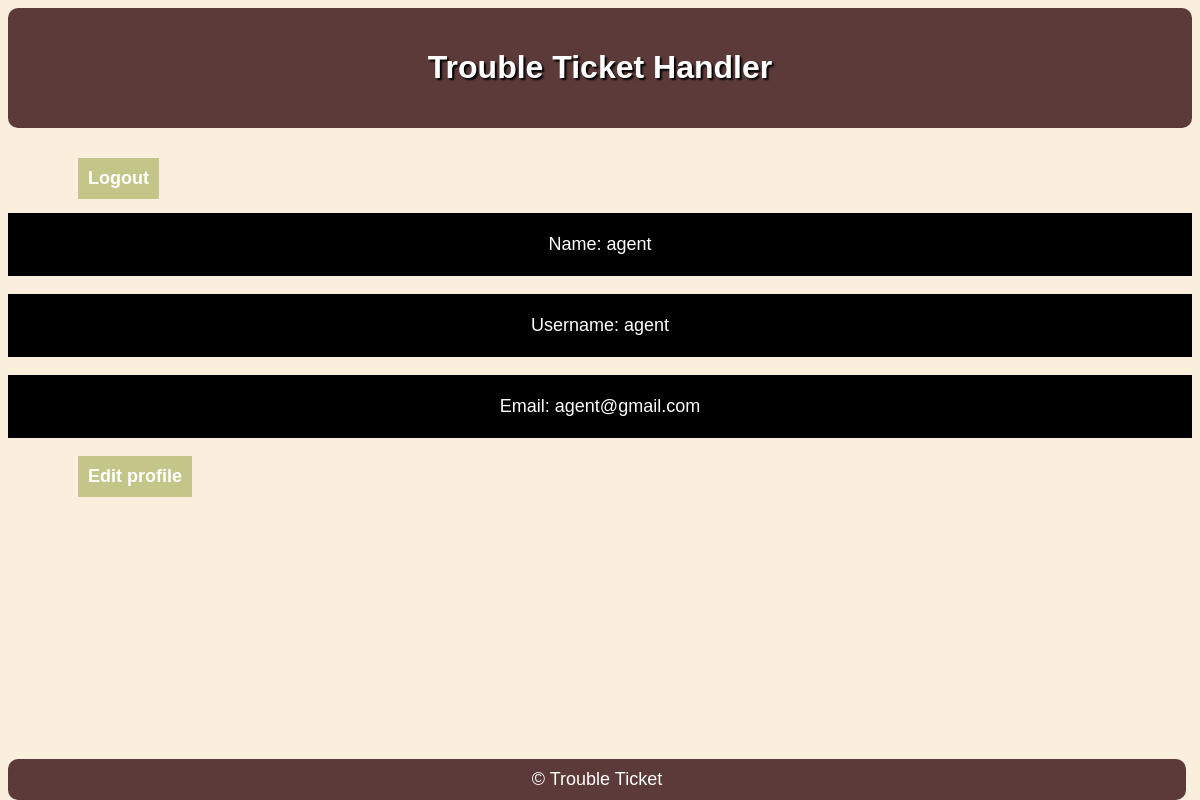
Screenshot of /profile.php (signed in) with the database file from the repository.
### tables this page shows
CREATE TABLE user (
  id INTEGER PRIMARY KEY AUTOINCREMENT,
  status TEXT NOT NULL,
  name TEXT NOT NULL,
  username TEXT UNIQUE NOT NULL,
  password TEXT NOT NULL,
  email TEXT NOT NULL,
  department TEXT
);

### profile.php (the view, shortened to what this page needs)
<?php
$db = getDataBaseConnection();
$stmt = $db->prepare("SELECT * FROM user WHERE id = :id");
$stmt->bindParam(':id', $_SESSION['user_id']);
$stmt->execute();
$user = $stmt->fetch();
?>
<!DOCTYPE html>
<html lang="en-US">
  <head>
    <link rel="stylesheet" href="style2.css">
  </head>
  <header>
    <?php  if ($user['status'] == 'Admin'): ?>
        <h1><a href="admin.php">Trouble Ticket Handler</a></h1>
    <?php elseif ($user['status'] == 'Agent'): ?>
        <h1><a href="agent.php">Trouble Ticket Handler</a></h1>
    <?php else: ?>
        <h1><a href="main.php">Trouble Ticket Handler</a></h1>
    <?php endif; ?>
</header>
    <a href="login.php" class = "a-prof">Logout</a>
    <p class = "p-prof1"> Name: <?=$user['name']?> </p>
    <p class = "p-prof"> Username: <?=$user['username']?> </p>
    <p class = "p-prof"> Email: <?=$user['email']?> </p>
    <a href="#" class = "a-prof" onclick="showFormProfile()">Edit profile</a>
    <br>
    <footer>
    &copy; Trouble Ticket
    </footer>
</html>

### style2.css (style rules this page uses)
header { background-color: rgb(92, 58, 58); color: #fff; padding: 20px; text-align: center; margin-bottom: 30px; border-radius: 10px; text-shadow: black 2px 2px 2px; }
h1 a { color: white; margin: 20px; }
a { color: rgb(92, 58, 58); text-decoration: none; }
footer { position: fixed; bottom: 0; width: 96.5%; border-radius: 10px; text-align: center; background-color: rgb(92, 58, 58); color: #fff; padding: 10px; margin-top: 30px; font-size: 18px; }
.p-prof1 { margin-top: 85px; color: white; border: 1px solid black; background-color: black; text-align: center; padding: 20px; font-size: 18px; }
.p-prof { color: white; border: 1px solid black; background-color: black; text-align: center; padding: 20px; font-size: 18px; }
.a-prof { position: absolute; background-color:rgba(144, 158, 54, 0.5); padding: 10px; margin-left: 70px; display: inline-block; font-size: 18px; font-weight: bold; color: white; box-sizing: content-box; margin-bottom: 20px; }

### rows the page displays
user: name "agent", username "agent", email "agent@gmail.com"
